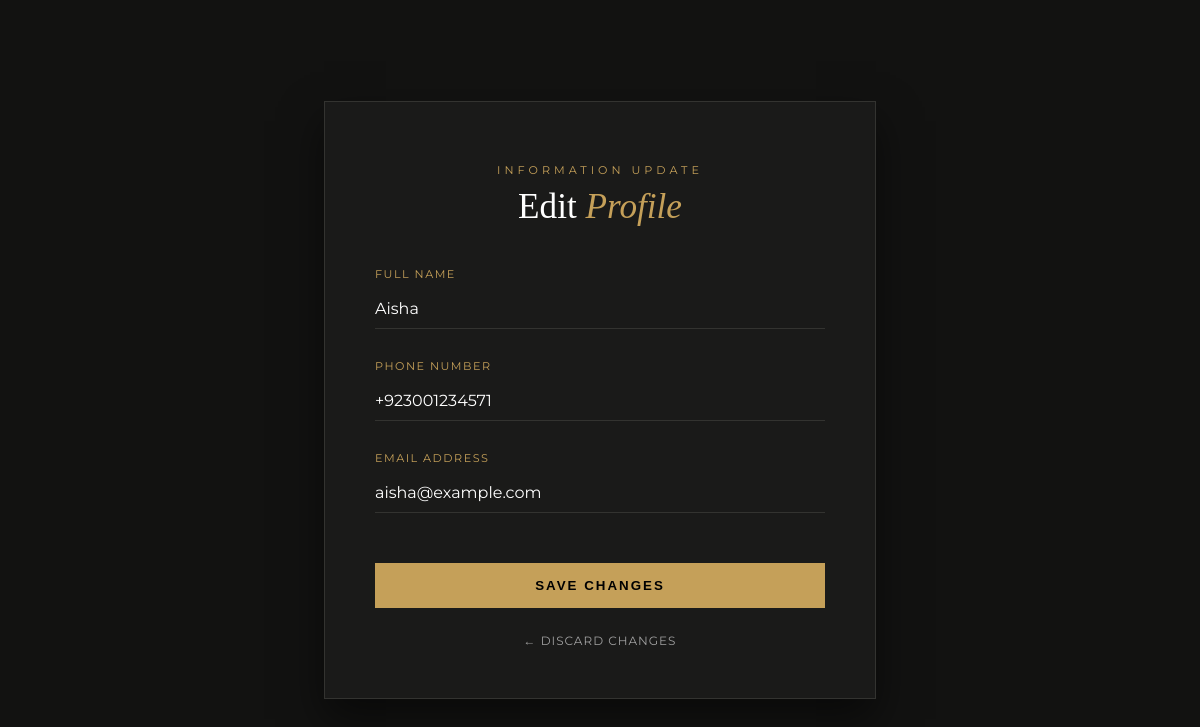
Screenshot of /Admin-site/edit_client.php?id=1 with the database file from the repository.
### tables this page shows
CREATE TABLE `clients` (
  `id` int(11) NOT NULL,
  `name` varchar(100) NOT NULL,
  `phone` varchar(20) DEFAULT NULL,
  `email` varchar(100) DEFAULT NULL,
  `notes` text DEFAULT NULL,
  `created_at` timestamp NOT NULL DEFAULT current_timestamp()
);

### Admin-site/edit_client.php (the view, shortened to what this page needs)
<?php
include "../includes/connection.php";
$id = mysqli_real_escape_string($conn, $_GET['id']);
$result = mysqli_query($conn, "SELECT * FROM clients WHERE id=$id");
$data = mysqli_fetch_assoc($result);
?>
<!DOCTYPE html>
<html lang="en">
<head>
</head>
<body>
<div class="form-card">
    <header>
        <p>Information Update</p>
        <h2>Edit <span>Profile</span></h2>
    </header>
    <form method="POST">
        <div class="input-group">
            <label for="name">Full Name</label>
            <input type="text" name="name" id="name" required value="<?php echo htmlspecialchars($data['name']); ?>">
        </div>
        <div class="input-group">
            <label for="phone">Phone Number</label>
            <input type="text" name="phone" id="phone" required value="<?php echo htmlspecialchars($data['phone']); ?>">
        </div>
        <div class="input-group">
            <label for="email">Email Address</label>
            <input type="email" name="email" id="email" value="<?php echo htmlspecialchars($data['email']); ?>">
        </div>
        <button type="submit" name="update" class="btn-update">Save Changes</button>
        <a href="clients.php" class="back-link">← DISCARD CHANGES</a>
    </form>
</div>
</body>
</html>

### Admin-site/edit_client.php (style rules this page uses)
:root { --bg-color: #121211; --card-bg: #1a1a19; --gold: #c5a059; --text-main: #ffffff; --text-dim: #a0a0a0; --accent-border: #333330; }
body { background-color: var(--bg-color); color: var(--text-main); font-family: 'Montserrat', sans-serif; margin: 0; display: flex; justify-content: center; align-items: center; min-height: 100vh; }
.form-card { background: var(--card-bg); border: 1px solid var(--accent-border); padding: 50px; width: 100%; max-width: 450px; box-shadow: 0 20px 40px rgba(0,0,0,0.5); }
header { text-align: center; margin-bottom: 40px; }
header p { color: var(--gold); font-size: 0.7rem; letter-spacing: 4px; text-transform: uppercase; margin-bottom: 10px; }
h2 { font-family: 'Playfair Display', serif; font-size: 2.2rem; margin: 0; font-weight: 400; }
h2 span { color: var(--gold); font-style: italic; }
.input-group { margin-bottom: 30px; }
label { display: block; font-size: 0.7rem; color: var(--gold); text-transform: uppercase; letter-spacing: 1.5px; margin-bottom: 8px; }
input { width: 100%; background: transparent; border: none; border-bottom: 1px solid var(--accent-border); color: var(--text-main); padding: 10px 0; font-family: 'Montserrat', sans-serif; font-size: 1rem; transition: border-color 0.3s; box-sizing: border-box; }
.btn-update { width: 100%; background-color: var(--gold); color: #000; border: none; padding: 15px; font-weight: 600; text-transform: uppercase; letter-spacing: 2px; cursor: pointer; margin-top: 20px; transition: opacity 0.3s; }
.back-link { display: block; text-align: center; margin-top: 25px; color: var(--text-dim); text-decoration: none; font-size: 0.75rem; letter-spacing: 1px; }

### rows the page displays
clients: name "Aisha", phone "+923001234571", email "aisha@example.com"
